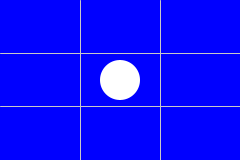
Frame 1 (no input)
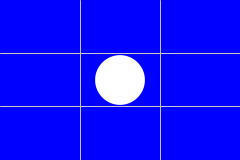
Frame 60 (the mouse pressed at the canvas centre just before this capture)
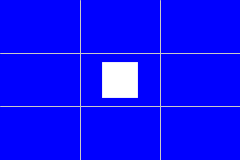
Frame 120 (the mouse held since frame 60 and released just before this capture)

The Processing sketch that drew these frames (run headless with seeded random() and noise(); from frame 60 on, the mouse is pressed at the canvas centre):

// Processing sketch: conditionals_cols_shape_changer
// ── conditionals_cols_shape_changer.pde
float x, y, angle;

void setup() {
  size(240, 160);
  pixelDensity(2);

  x = width / 3;
  y = height / 3;
  
  angle = 0;
  frameRate(60);
}

void draw() {
  background(0, 0, 255);
  fill(255);
  noStroke();
  rectMode(CENTER);
  
  float offset = sin(angle) * 10;

  if (mouseX < x) {
    circle(width / 2, height / 2, 40 + offset);
  } else if (mouseX < 2 * x) {
    square(width / 2, height / 2, 40 + offset);
  } else {
    float triBase = 40 + offset;
    float triHeight = 40 + offset;
    
    triangle(width / 2 - triBase / 2, height / 2 + triHeight / 2, 
      width / 2 + triBase / 2, height / 2 + triHeight / 2,
      width / 2, height / 2 - triHeight / 2);
  }

  strokeWeight(1);
  stroke(200);
  line(x, 0, x, height);
  line(2 * x, 0, 2 * x, height);
  line(0, y, width, y);
  line(0, 2 * y, width, 2 * y);
  
  angle += 0.03;
}
